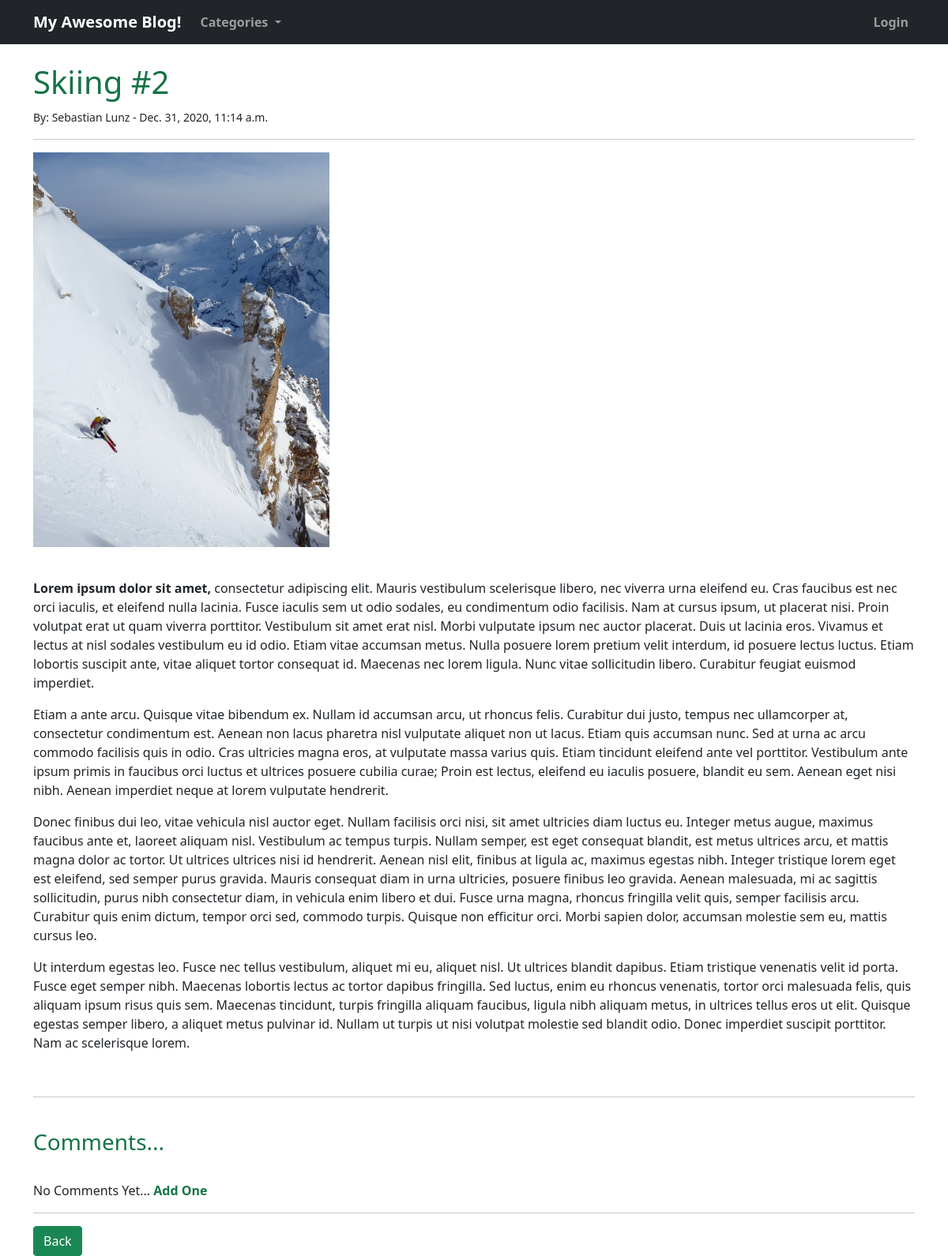
Screenshot of /article/30 with the database file from the repository.
### blog/models.py (models this page shows, shortened)
class Post(models.Model):
    title = models.CharField(max_length=255)
    title_tag = models.CharField(max_length=255)
    header_image = models.ImageField(blank=True, null=True, default='', upload_to='images/')
    author = models.ForeignKey(User, on_delete=models.CASCADE)
    body = RichTextField(blank=True, null=True, default='')
    post_date = models.DateTimeField(auto_now_add=True)
    category = models.CharField(max_length=255, default='')
    snippet = models.CharField(max_length=255, default='')

### blog/views.py (the view)
# urls.py: path('article/<int:pk>', views.ArticleDetailView.as_view(), name="article-detail"),
class ArticleDetailView(DetailView):
    model = Post
    template_name = 'article_details.html'
    def get_context_data(self, *args, **kwargs):
        cat_menu = Category.objects.all()
        context = super(ArticleDetailView, self).get_context_data(*args, **kwargs)
        context["cat_menu"] = cat_menu
        return context

### blog/models.py (called while the page is built)
    def __str__(self):
        return self.name

### blog/templates/article_details.html (shortened to what this page needs)
{% extends 'base.html' %}
{% load static %}
{% block content %}
    <h1>{{ post.title }}</h1>
    <small>By:
        {{ post.author.first_name }}
        {{ post.author.last_name }} -
        {{ post.post_date }}
    </small></br>
    <hr/>
    {% if post.header_image %}
        <img src="{{ post.header_image.url }}" style="max-height: 500px; width: auto;">
    {% endif %}
    {{ post.body|safe|linebreaks }}
    <hr><br/>
    <h3>Comments...</h3><br/>
    {% if not post.comments.all %}
        No Comments Yet... <a href="{% url 'blog:add-comment' post.pk %}">Add One</a>
    {% endif %}
    <hr>
    <a href="{% url 'blog:index' %}" class="btn btn-success">Back</a>
{% endblock %}

### blog/static/blog/main.css (style rules this page uses)
a { text-decoration: none; font-weight: 600; color: #157347; }
h1, h2, h3, h4, h5, h6 { color: #157347; }

### rows the page displays
Post: title "Skiing #2", author.first_name "Sebastian", author.last_name "Lunz", post_date "Dec. 31, 2020, 11:14 a.m.", header_image (picture), body "Lorem ipsum dolor sit amet, consectetur adipiscing elit. Mauris vestibulum scelerisque libero, nec viverra urna eleifend eu. Cras faucibus est nec orci iaculis, et eleifend nulla lacinia. Fusce iaculis sem ut odio sodales, eu condimentum odio facilisis. Nam at cursus ipsum, ut placerat nisi. Proin volutpat erat ut quam viverra porttitor. Vestibulum sit amet erat nisl. Morbi vulputate ipsum nec auctor placerat. Duis ut lacinia eros. Vivamus et lectus at nisl sodales vestibulum eu id odio. Etiam vitae accumsan metus. Nulla posuere lorem pretium velit interdum, id posuere lectus luctus. Etiam lobortis suscipit ante, vitae aliquet tortor consequat id. Maecenas nec lorem ligula. Nunc vitae…"
